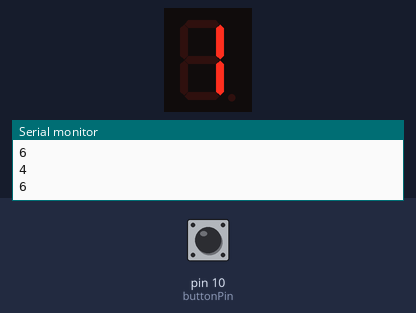
The sketch below on a simulated Arduino Uno, built with avr-gcc and run on an emulated ATmega328P. On the bench: 1-digit seven-segment display, the last lines printed to the serial monitor. The inputs (shaded band) are chosen by the test bench; at power-on: pin 10 (buttonPin) LOW. Random numbers use the default seed unless the sketch sets one.

Above: at 1.2 s.
1.3 s: pin 10 (buttonPin) pulled HIGH for 3.2 s
At 2.7 s:
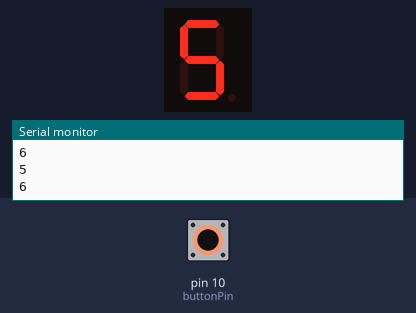
At 5.0 s:
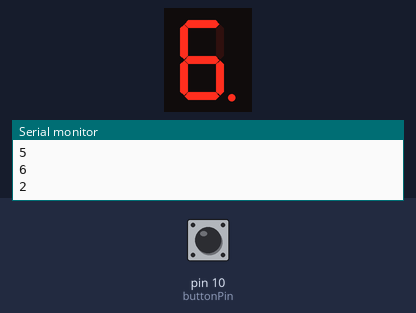
Timing chart, 0 to 6.5 s (numbered marks = the images above; inputs shaded):
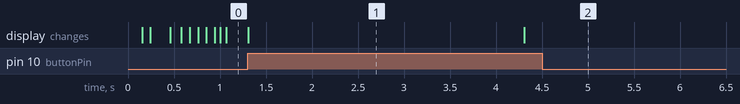

The sketch:

Single_Chip_Electronic_Dice_Code.ino
```cpp
#include "SevSeg.h"
SevSeg sevseg;
long randNumber;
const int buttonPin = 10;
int buttonState = 0;

void setup(){
  Serial.begin(9600);
    byte numDigits = 1;
    byte digitPins[] = {};
    byte segmentPins[] = {6, 5, 2, 3, 4, 7, 8, 9};
    bool resistorsOnSegments = true;
     randomSeed(analogRead(0));

    byte hardwareConfig = COMMON_CATHODE;
    sevseg.begin(hardwareConfig, numDigits, digitPins, segmentPins, resistorsOnSegments);
    sevseg.setBrightness(100);
      pinMode(buttonPin, INPUT);
}

void loop(){
  int i;
    randNumber = random(1, 7);
    Serial.println(randNumber);
    i = randNumber;
        sevseg.setNumber(i, i%2);

          buttonState = digitalRead(buttonPin);
           if (buttonState == HIGH) {
             delay(3000);
           } else {
        delay(30);
           }
             sevseg.refreshDisplay();
       }
```

Measured:
- what the display in image 1 shows lasts 3.0 s, from 1.3 s to 4.3 s
